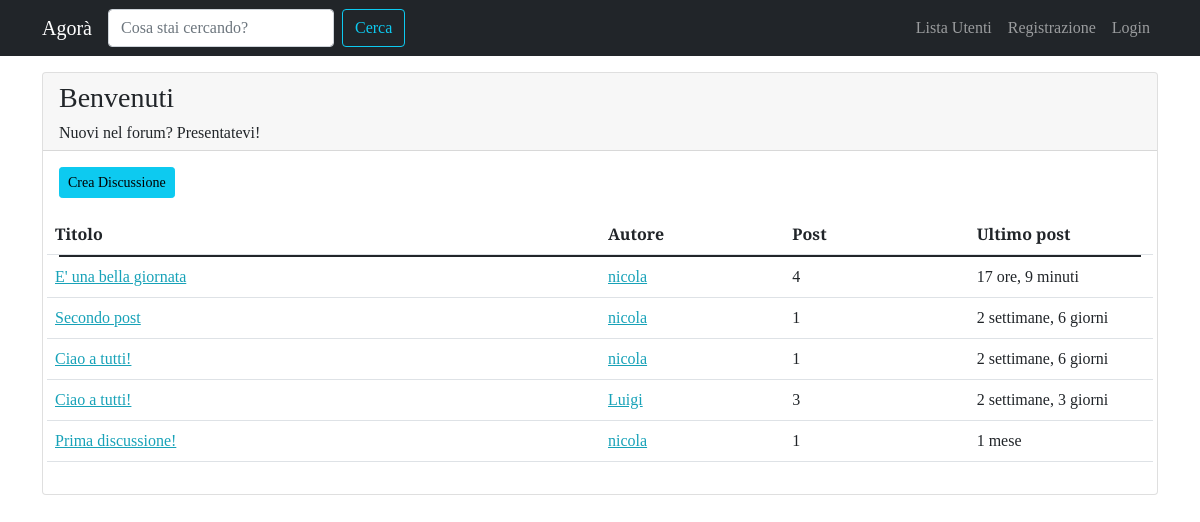
The app's page /forum/sezione/1/ with its own data.
### forum/models.py (models this page shows, shortened)
class Sezione(models.Model):
    nome_sezione = models.CharField(max_length=80)
    descrizione = models.CharField(max_length=150, blank=True, null=True)
    logo_sezione = models.ImageField(blank=True, null=True)
    class Meta:
        verbose_name = "Sezione"
        verbose_name_plural = "Sezioni"

class Discussione(models.Model):
    titolo = models.CharField(max_length=120)
    data_creazione = models.DateTimeField(auto_now_add=True)
    autore_discussione = models.ForeignKey(User, on_delete=models.CASCADE, related_name="discussioni")
    sezione_appartenenza = models.ForeignKey(Sezione, on_delete=models.CASCADE)
    def get_absolute_url(self):
        return reverse("visualizza_discussione", kwargs={"pk": self.pk})
    class Meta:
        verbose_name = "Discussione"
        verbose_name_plural = "Discussioni"

class Post(models.Model):
    autore_post = models.ForeignKey(User, on_delete=models.CASCADE, related_name='posts')
    contenuto = models.TextField()
    data_creazione = models.DateTimeField(auto_now_add=True)
    discussione = models.ForeignKey(Discussione, on_delete=models.CASCADE)
    class Meta:
        verbose_name = "Post"
        verbose_name_plural = 'Posts'

### forum/views.py (the view)
# urls.py: path('sezione/<int:pk>/', views.visualizza_sezione, name='sezione_view'),
def visualizza_sezione(request, pk):
    sezione = get_object_or_404(Sezione, pk=pk)
    discussioni_sezione = Discussione.objects.filter(
        sezione_appartenenza=sezione
    ).order_by("-data_creazione")
    context = {"sezione": sezione, "discussioni": discussioni_sezione}
    return render(request, "forum/singola_sezione.html", context)

### forum/templates/forum/singola_sezione.html (shortened to what this page needs)
{% extends 'base.html' %}
{% block content %}
<div class="card my-3">
    <div class="card-header">
        <h3> {{ sezione.nome_sezione }} </h3>
        <h6 class="card-text"> {{ sezione.descrizione }} </h6>
    </div>
    <div class="card-body">
        <a class="btn btn-sm btn-info" href="{% url 'crea_discussione' pk=sezione.pk %}">Crea Discussione</a>
        <table class="table mt-3">
            <thead>
                <tr class="row">
                    <th class="col-lg-6 col-4">Titolo</th>
                    <th class="col-lg-2 col-3">Autore</th>
                    <th class="col-lg-2 col-2">Post</th>
                    <th class="col-lg-2 col-3">Ultimo post</th>
                </tr>
            </thead>
            <tbody>
                <tr class="row">
                    {% for discussione in discussioni %}
                        <td class="col-lg-6 col-4"><a href="{{ discussione.get_absolute_url }}">{{ discussione.titolo }}</a></td>
                        <td class="col-lg-2 col-3"><a href="{ % url 'user_profile' username=discussione.autore_discussione.username % }">{{ discussione.autore_discussione }}</a></td>
                        <td class="col-lg-2 col-2">{{ discussione.post_set.count }}</td>
                        <td class="col-lg-2 col-3">{{ discussione.post_set.last.data_creazione|timesince }}</td>
                    {% endfor%}
                </tr>
            </tbody>
        </table>
    </div>
</div>
{% endblock content %}

### static-storage/css/agora.css (style rules this page uses)
body { font-family: 'Slabo 27px', serif; }
a, a:hover { color: #17a2b8; }

### records on screen
Sezione: nome_sezione "Benvenuti", descrizione "Nuovi nel forum? Presentatevi!"
Discussione: titolo "E' una bella giornata", autore_discussione "nicola", post_set.count "4", post_set.last.data_creazione "17 ore, 9 minuti"
Discussione: titolo "Secondo post", autore_discussione "nicola", post_set.count "1", post_set.last.data_creazione "2 settimane, 6 giorni"
Discussione: titolo "Ciao a tutti!", autore_discussione "nicola", post_set.count "1", post_set.last.data_creazione "2 settimane, 6 giorni"
Discussione: titolo "Ciao a tutti!", autore_discussione "Luigi", post_set.count "3", post_set.last.data_creazione "2 settimane, 3 giorni"
Discussione: titolo "Prima discussione!", autore_discussione "nicola", post_set.count "1", post_set.last.data_creazione "1 mese"
